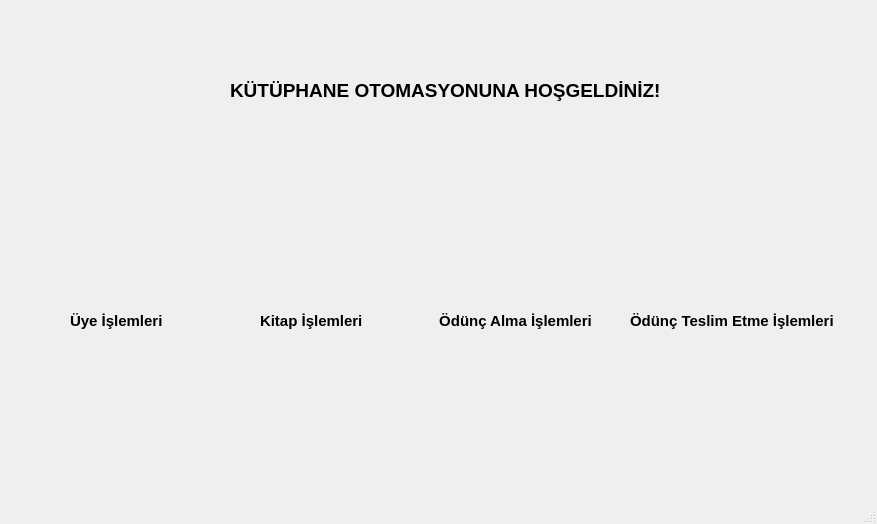
<?xml version="1.0" encoding="UTF-8"?>
<ui version="4.0">
 <class>MainWindow</class>
 <widget class="QMainWindow" name="MainWindow">
  <property name="geometry">
   <rect>
    <x>0</x>
    <y>0</y>
    <width>877</width>
    <height>524</height>
   </rect>
  </property>
  <property name="windowTitle">
   <string>MainWindow</string>
  </property>
  <widget class="QWidget" name="centralwidget">
   <widget class="QLabel" name="label">
    <property name="geometry">
     <rect>
      <x>230</x>
      <y>70</y>
      <width>511</width>
      <height>41</height>
     </rect>
    </property>
    <property name="palette">
     <palette>
      <active>
       <colorrole role="WindowText">
        <brush brushstyle="SolidPattern">
         <color alpha="255">
          <red>255</red>
          <green>0</green>
          <blue>0</blue>
         </color>
        </brush>
       </colorrole>
      </active>
      <inactive>
       <colorrole role="WindowText">
        <brush brushstyle="SolidPattern">
         <color alpha="255">
          <red>0</red>
          <green>0</green>
          <blue>0</blue>
         </color>
        </brush>
       </colorrole>
      </inactive>
      <disabled>
       <colorrole role="WindowText">
        <brush brushstyle="SolidPattern">
         <color alpha="255">
          <red>120</red>
          <green>120</green>
          <blue>120</blue>
         </color>
        </brush>
       </colorrole>
      </disabled>
     </palette>
    </property>
    <property name="font">
     <font>
      <pointsize>14</pointsize>
      <bold>true</bold>
     </font>
    </property>
    <property name="text">
     <string>KÜTÜPHANE OTOMASYONUNA HOŞGELDİNİZ!</string>
    </property>
   </widget>
   <widget class="QPushButton" name="btn_uye">
    <property name="enabled">
     <bool>true</bool>
    </property>
    <property name="geometry">
     <rect>
      <x>50</x>
      <y>160</y>
      <width>141</width>
      <height>141</height>
     </rect>
    </property>
    <property name="styleSheet">
     <string notr="true">image: url(:/new/prefix1/user.jpg);</string>
    </property>
    <property name="text">
     <string/>
    </property>
    <property name="iconSize">
     <size>
      <width>120</width>
      <height>120</height>
     </size>
    </property>
    <property name="shortcut">
     <string/>
    </property>
    <property name="autoExclusive">
     <bool>false</bool>
    </property>
    <property name="autoDefault">
     <bool>false</bool>
    </property>
    <property name="default">
     <bool>false</bool>
    </property>
    <property name="flat">
     <bool>true</bool>
    </property>
   </widget>
   <widget class="QPushButton" name="btb_odunc_al">
    <property name="geometry">
     <rect>
      <x>410</x>
      <y>160</y>
      <width>211</width>
      <height>141</height>
     </rect>
    </property>
    <property name="styleSheet">
     <string notr="true">image: url(:/new/prefix1/odunc_1.jpg);</string>
    </property>
    <property name="text">
     <string/>
    </property>
    <property name="icon">
     <iconset>
      <normaloff>images/odunc_1.jpg</normaloff>images/odunc_1.jpg</iconset>
    </property>
    <property name="iconSize">
     <size>
      <width>130</width>
      <height>120</height>
     </size>
    </property>
    <property name="flat">
     <bool>true</bool>
    </property>
   </widget>
   <widget class="QPushButton" name="btn_kitap">
    <property name="geometry">
     <rect>
      <x>240</x>
      <y>150</y>
      <width>141</width>
      <height>161</height>
     </rect>
    </property>
    <property name="styleSheet">
     <string notr="true">image: url(:/new/prefix1/book.jpg);</string>
    </property>
    <property name="text">
     <string/>
    </property>
    <property name="icon">
     <iconset>
      <normaloff>images/book.jpg</normaloff>images/book.jpg</iconset>
    </property>
    <property name="iconSize">
     <size>
      <width>120</width>
      <height>120</height>
     </size>
    </property>
    <property name="autoDefault">
     <bool>false</bool>
    </property>
    <property name="flat">
     <bool>true</bool>
    </property>
   </widget>
   <widget class="QLabel" name="label_2">
    <property name="geometry">
     <rect>
      <x>70</x>
      <y>310</y>
      <width>121</width>
      <height>21</height>
     </rect>
    </property>
    <property name="font">
     <font>
      <pointsize>11</pointsize>
      <bold>true</bold>
     </font>
    </property>
    <property name="text">
     <string>Üye İşlemleri</string>
    </property>
   </widget>
   <widget class="QLabel" name="label_3">
    <property name="geometry">
     <rect>
      <x>260</x>
      <y>310</y>
      <width>121</width>
      <height>21</height>
     </rect>
    </property>
    <property name="font">
     <font>
      <pointsize>11</pointsize>
      <bold>true</bold>
     </font>
    </property>
    <property name="text">
     <string>Kitap İşlemleri</string>
    </property>
   </widget>
   <widget class="QLabel" name="label_4">
    <property name="geometry">
     <rect>
      <x>420</x>
      <y>310</y>
      <width>191</width>
      <height>21</height>
     </rect>
    </property>
    <property name="font">
     <font>
      <pointsize>11</pointsize>
      <bold>true</bold>
     </font>
    </property>
    <property name="text">
     <string>Ödünç Alma İşlemleri</string>
    </property>
    <property name="alignment">
     <set>Qt::AlignCenter</set>
    </property>
   </widget>
   <widget class="QLabel" name="label_5">
    <property name="geometry">
     <rect>
      <x>630</x>
      <y>310</y>
      <width>241</width>
      <height>21</height>
     </rect>
    </property>
    <property name="font">
     <font>
      <pointsize>11</pointsize>
      <bold>true</bold>
     </font>
    </property>
    <property name="text">
     <string>Ödünç Teslim Etme İşlemleri</string>
    </property>
   </widget>
   <widget class="QPushButton" name="button_odunc_teslim">
    <property name="geometry">
     <rect>
      <x>610</x>
      <y>160</y>
      <width>221</width>
      <height>141</height>
     </rect>
    </property>
    <property name="styleSheet">
     <string notr="true">image: url(:/new/prefix1/odunc_2.jpg);</string>
    </property>
    <property name="text">
     <string/>
    </property>
    <property name="icon">
     <iconset>
      <normaloff>images/odunc_2.jpg</normaloff>images/odunc_2.jpg</iconset>
    </property>
    <property name="iconSize">
     <size>
      <width>130</width>
      <height>120</height>
     </size>
    </property>
    <property name="flat">
     <bool>true</bool>
    </property>
   </widget>
  </widget>
  <widget class="QStatusBar" name="statusBar"/>
 </widget>
 <resources/>
 <connections/>
</ui>
